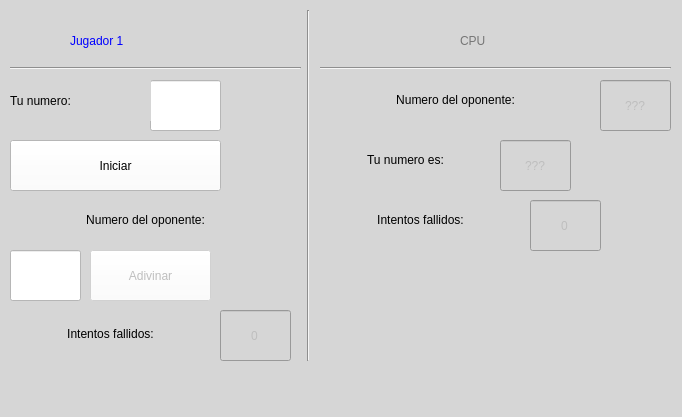
<?xml version="1.0" encoding="UTF-8"?>
<ui version="4.0">
 <class>MainWindow</class>
 <widget class="QMainWindow" name="MainWindow">
  <property name="geometry">
   <rect>
    <x>0</x>
    <y>0</y>
    <width>682</width>
    <height>417</height>
   </rect>
  </property>
  <property name="windowTitle">
   <string>MainWindow</string>
  </property>
  <property name="styleSheet">
   <string notr="true">background-color: rgb(214, 214, 214);</string>
  </property>
  <widget class="QWidget" name="centralwidget">
   <widget class="QLineEdit" name="txtP1Num">
    <property name="geometry">
     <rect>
      <x>150</x>
      <y>80</y>
      <width>71</width>
      <height>51</height>
     </rect>
    </property>
    <property name="styleSheet">
     <string notr="true">font: 20pt &quot;MS Serif&quot;;
background-color: rgb(255, 255, 255);</string>
    </property>
    <property name="text">
     <string/>
    </property>
    <property name="maxLength">
     <number>3</number>
    </property>
    <property name="alignment">
     <set>Qt::AlignCenter</set>
    </property>
   </widget>
   <widget class="QLabel" name="label">
    <property name="geometry">
     <rect>
      <x>10</x>
      <y>80</y>
      <width>141</width>
      <height>41</height>
     </rect>
    </property>
    <property name="styleSheet">
     <string notr="true">font: 20pt &quot;MS Serif&quot;;</string>
    </property>
    <property name="text">
     <string>Tu numero:</string>
    </property>
   </widget>
   <widget class="QPushButton" name="btnStart">
    <property name="geometry">
     <rect>
      <x>10</x>
      <y>140</y>
      <width>211</width>
      <height>51</height>
     </rect>
    </property>
    <property name="styleSheet">
     <string notr="true">font: 20pt &quot;MS Serif&quot;;
background-color: rgb(255, 255, 255);</string>
    </property>
    <property name="text">
     <string>Iniciar</string>
    </property>
   </widget>
   <widget class="QLabel" name="label_2">
    <property name="geometry">
     <rect>
      <x>10</x>
      <y>200</y>
      <width>271</width>
      <height>41</height>
     </rect>
    </property>
    <property name="styleSheet">
     <string notr="true">font: 20pt &quot;MS Serif&quot;;</string>
    </property>
    <property name="text">
     <string>&lt;html&gt;&lt;head/&gt;&lt;body&gt;&lt;p&gt;Numero del oponente:&lt;/p&gt;&lt;/body&gt;&lt;/html&gt;</string>
    </property>
    <property name="alignment">
     <set>Qt::AlignCenter</set>
    </property>
   </widget>
   <widget class="QLineEdit" name="txtP1Guess">
    <property name="enabled">
     <bool>false</bool>
    </property>
    <property name="geometry">
     <rect>
      <x>10</x>
      <y>250</y>
      <width>71</width>
      <height>51</height>
     </rect>
    </property>
    <property name="styleSheet">
     <string notr="true">font: 20pt &quot;MS Serif&quot;;
background-color: rgb(255, 255, 255);</string>
    </property>
    <property name="text">
     <string/>
    </property>
    <property name="maxLength">
     <number>3</number>
    </property>
    <property name="alignment">
     <set>Qt::AlignCenter</set>
    </property>
   </widget>
   <widget class="QPushButton" name="btnGuess">
    <property name="enabled">
     <bool>false</bool>
    </property>
    <property name="geometry">
     <rect>
      <x>90</x>
      <y>250</y>
      <width>121</width>
      <height>51</height>
     </rect>
    </property>
    <property name="styleSheet">
     <string notr="true">font: 20pt &quot;MS Serif&quot;;
background-color: rgb(255, 255, 255);</string>
    </property>
    <property name="text">
     <string>Adivinar</string>
    </property>
   </widget>
   <widget class="QLabel" name="label_3">
    <property name="geometry">
     <rect>
      <x>10</x>
      <y>314</y>
      <width>201</width>
      <height>41</height>
     </rect>
    </property>
    <property name="styleSheet">
     <string notr="true">font: 20pt &quot;MS Serif&quot;;</string>
    </property>
    <property name="text">
     <string>&lt;html&gt;&lt;head/&gt;&lt;body&gt;&lt;p&gt;Intentos fallidos:&lt;/p&gt;&lt;/body&gt;&lt;/html&gt;</string>
    </property>
    <property name="alignment">
     <set>Qt::AlignCenter</set>
    </property>
   </widget>
   <widget class="QLineEdit" name="txtP1Fails">
    <property name="enabled">
     <bool>false</bool>
    </property>
    <property name="geometry">
     <rect>
      <x>220</x>
      <y>310</y>
      <width>71</width>
      <height>51</height>
     </rect>
    </property>
    <property name="styleSheet">
     <string notr="true">font: 20pt &quot;MS Serif&quot;;</string>
    </property>
    <property name="text">
     <string>0</string>
    </property>
    <property name="maxLength">
     <number>3</number>
    </property>
    <property name="alignment">
     <set>Qt::AlignCenter</set>
    </property>
   </widget>
   <widget class="QLabel" name="label_4">
    <property name="geometry">
     <rect>
      <x>70</x>
      <y>20</y>
      <width>131</width>
      <height>41</height>
     </rect>
    </property>
    <property name="styleSheet">
     <string notr="true">font: 20pt &quot;MS Serif&quot;;
color: rgb(0, 0, 255);</string>
    </property>
    <property name="text">
     <string>Jugador 1</string>
    </property>
   </widget>
   <widget class="Line" name="line">
    <property name="geometry">
     <rect>
      <x>300</x>
      <y>10</y>
      <width>16</width>
      <height>351</height>
     </rect>
    </property>
    <property name="orientation">
     <enum>Qt::Vertical</enum>
    </property>
   </widget>
   <widget class="QLabel" name="label_5">
    <property name="geometry">
     <rect>
      <x>320</x>
      <y>80</y>
      <width>271</width>
      <height>41</height>
     </rect>
    </property>
    <property name="styleSheet">
     <string notr="true">font: 20pt &quot;MS Serif&quot;;</string>
    </property>
    <property name="text">
     <string>&lt;html&gt;&lt;head/&gt;&lt;body&gt;&lt;p&gt;Numero del oponente:&lt;/p&gt;&lt;/body&gt;&lt;/html&gt;</string>
    </property>
    <property name="alignment">
     <set>Qt::AlignCenter</set>
    </property>
   </widget>
   <widget class="QLabel" name="label_6">
    <property name="geometry">
     <rect>
      <x>460</x>
      <y>20</y>
      <width>61</width>
      <height>41</height>
     </rect>
    </property>
    <property name="styleSheet">
     <string notr="true">font: 20pt &quot;MS Serif&quot;;
color: rgb(118, 118, 118);</string>
    </property>
    <property name="text">
     <string>CPU</string>
    </property>
   </widget>
   <widget class="QLineEdit" name="txtCPUNum">
    <property name="enabled">
     <bool>false</bool>
    </property>
    <property name="geometry">
     <rect>
      <x>600</x>
      <y>80</y>
      <width>71</width>
      <height>51</height>
     </rect>
    </property>
    <property name="styleSheet">
     <string notr="true">font: 20pt &quot;MS Serif&quot;;</string>
    </property>
    <property name="text">
     <string>???</string>
    </property>
    <property name="maxLength">
     <number>3</number>
    </property>
    <property name="alignment">
     <set>Qt::AlignCenter</set>
    </property>
   </widget>
   <widget class="QLabel" name="label_7">
    <property name="geometry">
     <rect>
      <x>320</x>
      <y>140</y>
      <width>171</width>
      <height>41</height>
     </rect>
    </property>
    <property name="styleSheet">
     <string notr="true">font: 20pt &quot;MS Serif&quot;;</string>
    </property>
    <property name="text">
     <string>&lt;html&gt;&lt;head/&gt;&lt;body&gt;&lt;p&gt;Tu numero es:&lt;/p&gt;&lt;/body&gt;&lt;/html&gt;</string>
    </property>
    <property name="alignment">
     <set>Qt::AlignCenter</set>
    </property>
   </widget>
   <widget class="QLineEdit" name="txtCPUGuess">
    <property name="enabled">
     <bool>false</bool>
    </property>
    <property name="geometry">
     <rect>
      <x>500</x>
      <y>140</y>
      <width>71</width>
      <height>51</height>
     </rect>
    </property>
    <property name="styleSheet">
     <string notr="true">font: 20pt &quot;MS Serif&quot;;</string>
    </property>
    <property name="text">
     <string>???</string>
    </property>
    <property name="maxLength">
     <number>3</number>
    </property>
    <property name="alignment">
     <set>Qt::AlignCenter</set>
    </property>
   </widget>
   <widget class="QLabel" name="label_8">
    <property name="geometry">
     <rect>
      <x>320</x>
      <y>200</y>
      <width>201</width>
      <height>41</height>
     </rect>
    </property>
    <property name="styleSheet">
     <string notr="true">font: 20pt &quot;MS Serif&quot;;</string>
    </property>
    <property name="text">
     <string>&lt;html&gt;&lt;head/&gt;&lt;body&gt;&lt;p&gt;Intentos fallidos:&lt;/p&gt;&lt;/body&gt;&lt;/html&gt;</string>
    </property>
    <property name="alignment">
     <set>Qt::AlignCenter</set>
    </property>
   </widget>
   <widget class="QLineEdit" name="txtCPUFails">
    <property name="enabled">
     <bool>false</bool>
    </property>
    <property name="geometry">
     <rect>
      <x>530</x>
      <y>200</y>
      <width>71</width>
      <height>51</height>
     </rect>
    </property>
    <property name="styleSheet">
     <string notr="true">font: 20pt &quot;MS Serif&quot;;</string>
    </property>
    <property name="text">
     <string>0</string>
    </property>
    <property name="maxLength">
     <number>3</number>
    </property>
    <property name="alignment">
     <set>Qt::AlignCenter</set>
    </property>
   </widget>
   <widget class="Line" name="line_2">
    <property name="geometry">
     <rect>
      <x>10</x>
      <y>60</y>
      <width>291</width>
      <height>16</height>
     </rect>
    </property>
    <property name="orientation">
     <enum>Qt::Horizontal</enum>
    </property>
   </widget>
   <widget class="Line" name="line_3">
    <property name="geometry">
     <rect>
      <x>320</x>
      <y>60</y>
      <width>351</width>
      <height>16</height>
     </rect>
    </property>
    <property name="orientation">
     <enum>Qt::Horizontal</enum>
    </property>
   </widget>
  </widget>
  <widget class="QMenuBar" name="menubar">
   <property name="geometry">
    <rect>
     <x>0</x>
     <y>0</y>
     <width>682</width>
     <height>21</height>
    </rect>
   </property>
  </widget>
  <widget class="QStatusBar" name="statusbar"/>
 </widget>
 <resources/>
 <connections/>
</ui>
